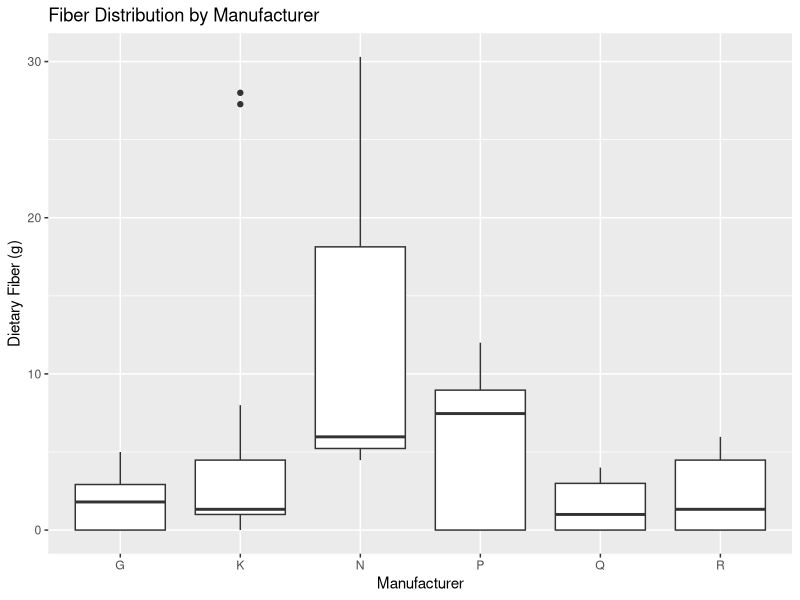
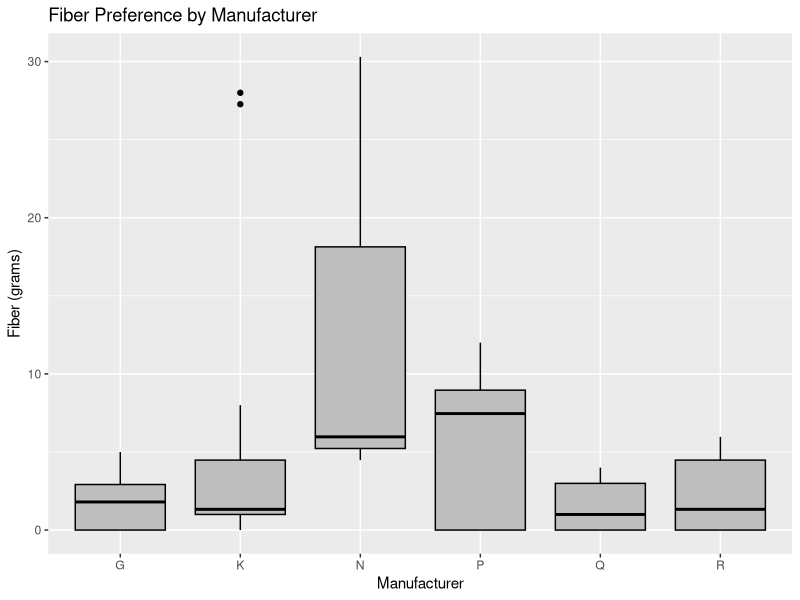
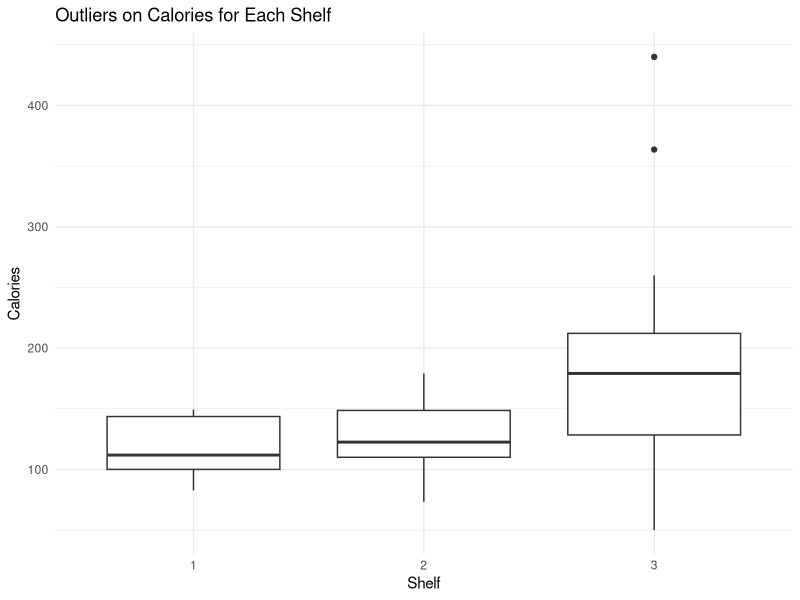
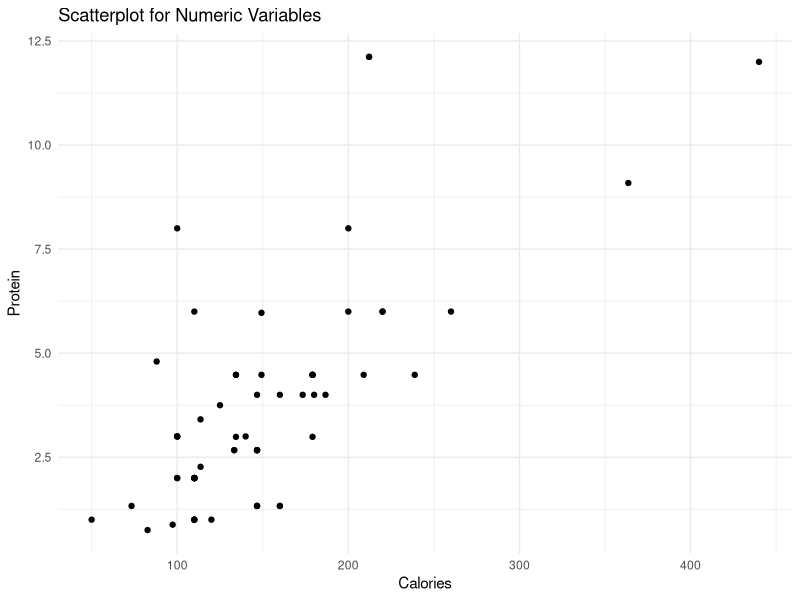
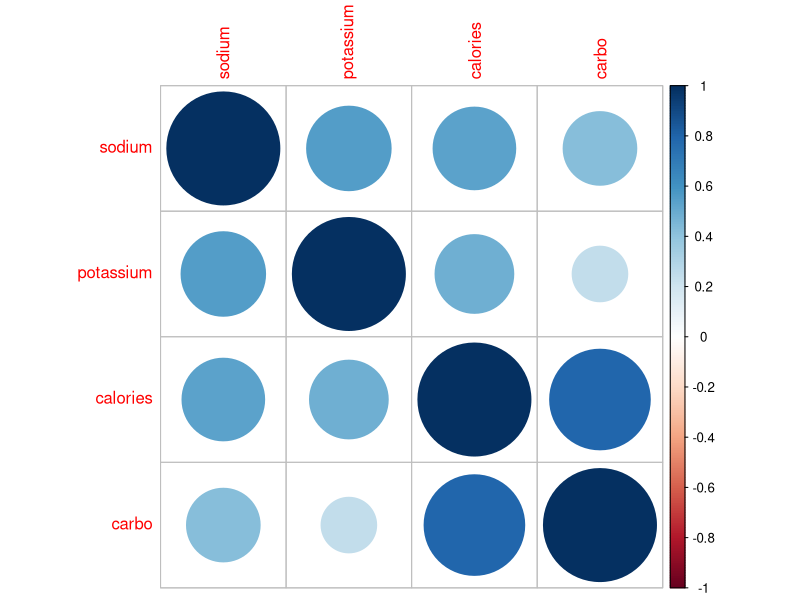
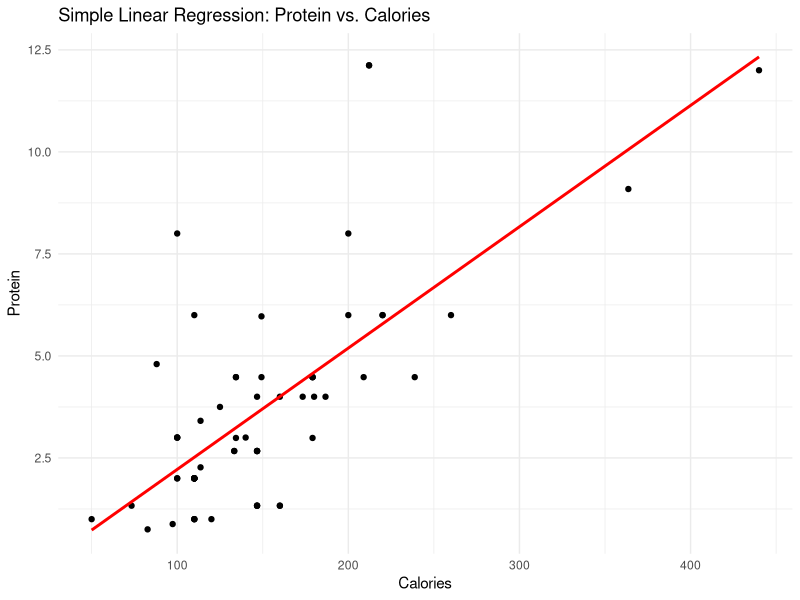

The R script that drew these images, in order:
#import the given "UScereal" data
#R1

data <- read.csv("UScereal1.csv")
str(data)
head(data)
summary(data)
data


result <- aggregate(protein ~ mfr, data = data, FUN = max)
print(result)
library(ggplot2)

ggplot(data, aes(x = mfr, y = fibre)) +geom_boxplot() +labs(title = "Fiber Distribution by Manufacturer", x = "Manufacturer", y = "Dietary Fiber (g)")


#R2

missing_values <- sapply(data, function(x) {
  sum(is.na(x))
})
print(missing_values)

print(names(data)[which(missing_values > 0)])

clean = na.omit(data)

summary(clean)


#R3


library(ggplot2)

# plot to analyze the spread of Fiber for each Manufacturer
ggplot(data, aes(x = mfr, y = fibre)) + geom_boxplot(fill="grey" , color="black") +  labs(title = "Fiber Preference by Manufacturer",x = "Manufacturer",y = "Fiber (grams)")

##Findings: From the bar plot we can observe that manufacturer N has given preference to cereals with fibre values ranging roughly from 5 to 20.
# However, all the other manufacturers gave preference to fibre values in cereals  ranging from roughly 0 to 10.
# In conclusion, we can say manufacturer N prferes higher fibre proteins than other manufacturers.

# Outlier on calories for each shelf

# Box plot to find outlines on calories for each shelf
ggplot(data, aes(x = as.factor(shelf), y = calories)) + geom_boxplot() + labs(title = "Outliers on Calories for Each Shelf", x = "Shelf", y = "Calories") + theme_minimal()

## Findings: In this boxplot we can observe, shelf 3 has the most no.of outliers in
# the calorie ranges, with shelf 2 begin the next shelf with maximum no.of outliers.



# Scatter plot matrix to explore all numeric variables
ggplot(data, aes(x = calories, y = protein)) + geom_point() + labs(title = "Scatterplot for Numeric Variables", x = "Calories", y = "Protein") + theme_minimal()


#finding
#we have taken x as calories and y as protein , and the protein to calories ratio is higher in the 100 - 
#200 range and when going to 300 - 400 range it is very low


#R4


# Identify the top-four mean variables
mean_values <- colMeans(data[, c("calories", "protein", "fat", "sodium", "fibre", "carbo", "sugars", "potassium")], na.rm = TRUE)
top_four_mean_variables <- names(sort(mean_values, decreasing = TRUE)[1:4])

# Create the data frame GreaterMeanFour
GreaterMeanFour <- data[, c("Name", top_four_mean_variables)]

# Correlation matrix
correlation_matrix <- cor(data[, top_four_mean_variables], use = "complete.obs")

# Plot the correlation matrix
library(corrplot)
corrplot(correlation_matrix, method = "circle")

# Assuming you want to use calories to predict protein
model <- lm(protein ~ calories, data = data)

# Plot the linear regression line
ggplot(data, aes(x = calories, y = protein)) + geom_point() + geom_smooth(method = "lm", se = FALSE, color = "red") + labs(title = "Simple Linear Regression: Protein vs. Calories", x = "Calories", y = "Protein") + theme_minimal()



#R5


# Predictions before removing outliers
predictions_before <- predict(model, newdata = data.frame(calories = 150))

# Identify and remove outliers
outliers <- which(model$residuals > quantile(model$residuals, 0.975) | model$residuals < quantile(model$residuals, 0.025))
us_cereal_no_outliers <- data[-outliers, ]

# Create a new model without outliers
model_no_outliers <- lm(protein ~ calories, data = us_cereal_no_outliers)

# Predictions after removing outliers
predictions_after <- predict(model_no_outliers, newdata = data.frame(calories = 150))

# Show predictions
print(paste("Prediction Before Removing Outliers:", predictions_before))
print(paste("Prediction After Removing Outliers:", predictions_after))

